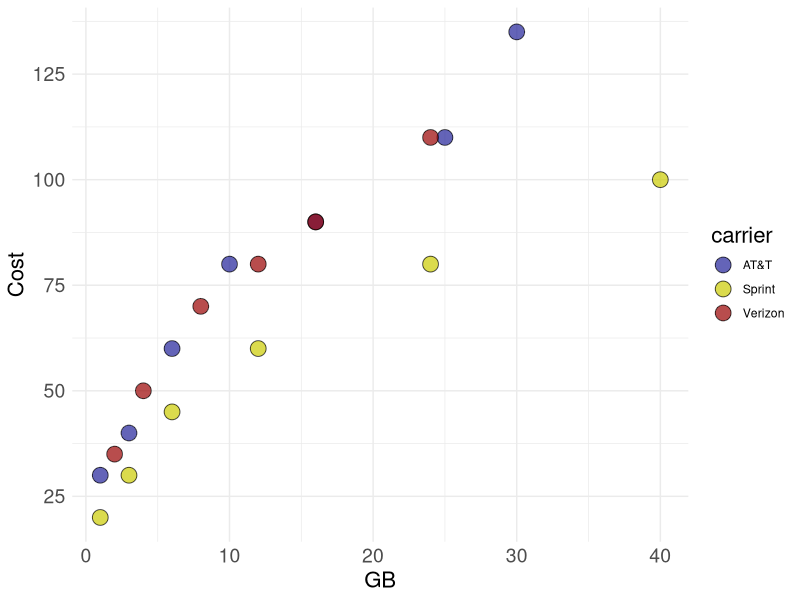

R code for this plot:
phone.plans <- data.frame(
carrier = c('Sprint','AT&T','AT&T','Sprint','Verizon','AT&T','Verizon','Sprint','Verizon','AT&T','Verizon', 'Sprint','AT&T','Verizon','Sprint', 'AT&T', 'Verizon', 'Sprint', 'AT&T'),
GB = c(40,30,25,24,24,16,16,12,12,10,8,6,6,4,3,3,2,1,1),
Cost = c(100,135,110,80,110,90,90,60,80,80,70,45,60,50,30,40,35,20,30))

library(tidyverse)

phone.plans %>%
  ggplot(aes(x=GB, y=Cost, fill=carrier))+
  scale_fill_manual(values=c('Sprint' = '#CCCC00', 'AT&T'='#222299', 'Verizon'='#990000'))+
  geom_point(size=5, shape=21, alpha=0.7)+
  scale_y_continuous(breaks=c(0, 25, 50, 75, 100, 125))+
  scale_x_continuous(breaks=c(0, 10, 20, 30, 40, 50))+
  theme_minimal() +
  theme(axis.title = element_text(size=16),
        axis.text = element_text(size=14),
        legend.title = element_text(size=16))
